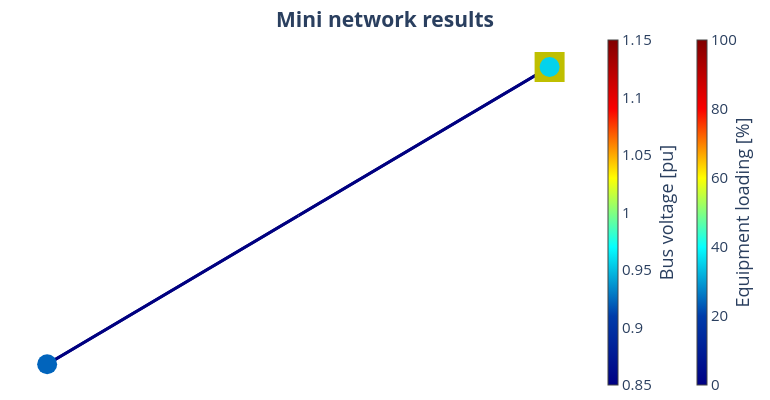

Here is the notebook cell this chart was saved with:
### Markdown cell above
We can visualize the result using the following functions:

### Code cell
pp_plot.plot_powerflow_result(net=net, plot_title="Mini network results", filename="mini_network_results")
net.res_bus

### Figure 1 — Plotly figure (JSON) as saved in the notebook; plotly's stock layout.template omitted (floating-point values rounded to 4 significant figures)
{"data": [{"hoverinfo": "text", "legendgroup": "lines", "line": {"color": "rgb(0.0,0.0,127.5)", "width": 3}, "mode": "lines", "name": "lines", "showlegend": true, "text": "line_1<br>Loading: 0.0 %", "type": "scatter", "x": [0.9051, 0.198, -0.5091], "y": [2.425e-17, -1.905e-17, -6.235e-17]}, {"hoverinfo": "text", "legendgroup": "lines", "line": {"color": "rgb(0.0,0.0,127.5)", "width": 3}, "mode": "lines", "name": "lines", "showlegend": false, "text": "line_2<br>Loading: 0.0 %", "type": "scatter", "x": [0.9051, 0.198, -0.5091], "y": [2.425e-17, -1.905e-17, -6.235e-17]}, {"marker": {"cmax": 100, "cmin": 0, "color": "rgb(255,255,255)", "colorbar": {"thickness": 10, "title": {"side": "right", "text": "Equipment loading [%]"}, "x": 1.15}, "colorscale": [[0, "rgb(0,0,131)"], [0.2, "rgb(0,60,170)"], [0.4, "rgb(5,255,255)"], [0.6, "rgb(255,255,0)"], [0.8, "rgb(250,0,0)"], [1, "rgb(128,0,0)"]], "opacity": 0, "size": 0}, "mode": "markers", "type": "scatter", "x": [0.9051], "y": [2.425e-17]}, {"hoverinfo": "text", "legendgroup": "lines", "marker": {"color": "rgb(128, 128, 128)", "size": 1, "symbol": "circle"}, "mode": "markers", "name": "edge_center", "showlegend": false, "text": ["line_1<br>Loading: 0.0 %", "line_2<br>Loading: 0.0 %"], "type": "scatter", "x": [0.198], "y": [-1.905e-17]}, {"hoverinfo": "text", "marker": {"color": "rgb(191, 191, 0)", "size": 30, "symbol": "square"}, "mode": "markers", "name": "Ext grid", "text": ["ext_grid_0"], "type": "scatter", "x": [0.9051], "y": [2.425e-17]}, {"hoverinfo": "text", "marker": {"cmax": 1.15, "cmin": 0.85, "color": [0.9561, 0.9224], "colorbar": {"thickness": 10, "title": {"side": "right", "text": "Bus voltage [pu]"}, "x": 1}, "colorscale": [[0, "rgb(0,0,131)"], [0.2, "rgb(0,60,170)"], [0.4, "rgb(5,255,255)"], [0.6, "rgb(255,255,0)"], [0.8, "rgb(250,0,0)"], [1, "rgb(128,0,0)"]], "size": 20, "symbol": "circle"}, "mode": "markers", "name": "buses", "text": ["bus_1<br>V: 0.956 pu", "bus_2<br>V: 0.922 pu"], "type": "scatter", "x": [0.9051, -0.5091], "y": [2.425e-17, -6.235e-17]}], "layout": {"font": {"size": 15}, "height": 400, "hovermode": "closest", "legend": {"font": {"size": 12}, "itemsizing": "constant"}, "margin": {"b": 5, "l": 5, "r": 5, "t": 30}, "paper_bgcolor": "white", "plot_bgcolor": "white", "showlegend": false, "title": {"text": "<b>Mini network results<b>", "x": 0.5, "xanchor": "center", "y": 0.97, "yanchor": "top"}, "width": 770, "xaxis": {"showgrid": false, "showticklabels": false, "tickfont": {"family": "Arial Black", "size": 12}, "title": {"font": {"size": 12}}, "zeroline": false}, "yaxis": {"showgrid": false, "showticklabels": false, "tickfont": {"family": "Arial Black", "size": 12}, "title": {"font": {"size": 12}}, "zeroline": false}}}
